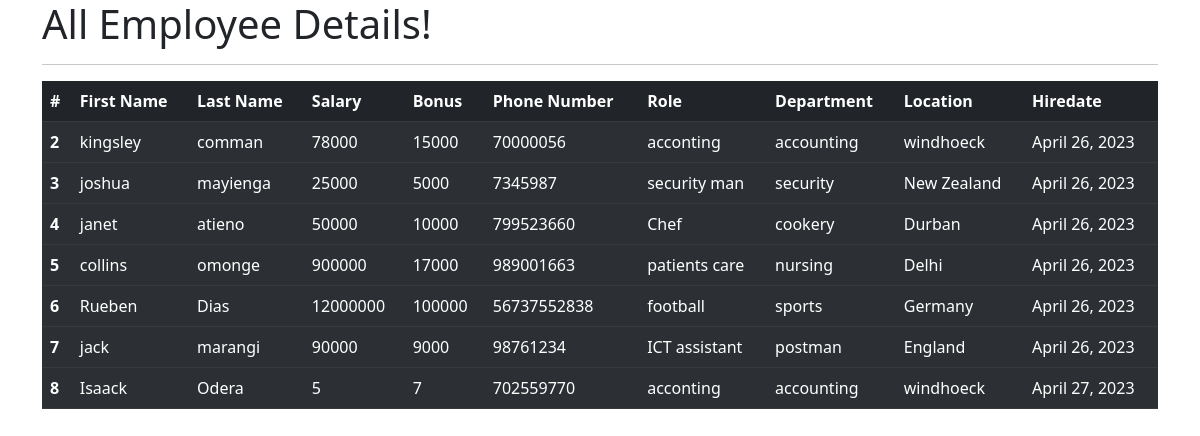
The app's page /all_emp with its own data.
### emp_app/models.py (models this page shows, shortened)
class Employee(models.Model):
    first_name = models.CharField(max_length=100, null=False)
    last_name = models.CharField(max_length=100)
    dept = models.ForeignKey(Department, on_delete=models.CASCADE)
    salary = models.IntegerField(default=0)
    bonus = models.IntegerField(default=0)
    role = models.ForeignKey(Role, on_delete=models.CASCADE)
    phone = models.IntegerField(default=0)
    hire_date = models.DateField()

class Role(models.Model):
    name = models.CharField(max_length=100, null=False)

class Department(models.Model):
    name = models.CharField(max_length=100, null=False)
    location = models.CharField(max_length=100)

### emp_app/views.py (the view)
# urls.py: path('all_emp', views.all_emp, name= 'all_emp'),
def all_emp(request):
    emps = Employee.objects.all()
    context = {
        'emps': emps
    }
    return render(request, 'view_all_emp.html', context)

### templates/view_all_emp.html (shortened to what this page needs)
<!doctype html>
<html lang="en">
  <head>
    <link href="https://cdn.jsdelivr.net/npm/bootstrap@5.2.3/dist/css/bootstrap.min.css" rel="stylesheet">
  </head>
  <body>
    <body>
        <div class="container">
            <h1>All Employee Details!</h1>
            <hr>
            <table class="table table-dark table-striped">
                <thead>
                  <tr>
                    <th scope="col">#</th>
                    <th scope="col">First Name</th>
                    <th scope="col">Last Name</th>
                    <th scope="col">Salary</th>
                    <th scope="col">Bonus</th>
                    <th scope="col">Phone Number</th>
                    <th scope="col">Role</th>
                    <th scope="col">Department</th>
                    <th scope="col">Location</th>
                    <th scope="col">Hiredate</th>
                  </tr>
                </thead>
                  {% for emp in emps %}
                <tbody>
                  <tr>
                    <th scope="row">{{emp.id}}</th>
                    <td>{{emp.first_name}}</td>
                    <td>{{emp.last_name}}</td>
                    <td>{{emp.salary}}</td>
                    <td>{{emp.bonus}}</td>
                    <td>{{emp.phone}}</td>
                    <td>{{emp.role.name}}</td>
                    <td>{{emp.dept.name}}</td>
                    <td>{{emp.dept.location}}</td>
                    <td>{{emp.hire_date}}</td>
                  </tr>
                </tbody>
                  {% endfor %}
              </table>
          </div>
    </body>
  </body>
</html>

### records on screen
Employee: id "2", first_name "kingsley", last_name "comman", salary "78000", bonus "15000", phone "70000056", role.name "acconting", dept.name "accounting", dept.location "windhoeck", hire_date "April 26, 2023"
Employee: id "3", first_name "joshua", last_name "mayienga", salary "25000", bonus "5000", phone "7345987", role.name "security man", dept.name "security", dept.location "New Zealand", hire_date "April 26, 2023"
Employee: id "4", first_name "janet", last_name "atieno", salary "50000", bonus "10000", phone "799523660", role.name "Chef", dept.name "cookery", dept.location "Durban", hire_date "April 26, 2023"
Employee: id "5", first_name "collins", last_name "omonge", salary "900000", bonus "17000", phone "989001663", role.name "patients care", dept.name "nursing", dept.location "Delhi", hire_date "April 26, 2023"
Employee: id "6", first_name "Rueben", last_name "Dias", salary "12000000", bonus "100000", phone "56737552838", role.name "football", dept.name "sports", dept.location "Germany", hire_date "April 26, 2023"
Employee: id "7", first_name "jack", last_name "marangi", salary "90000", bonus "9000", phone "98761234", role.name "ICT assistant", dept.name "postman", dept.location "England", hire_date "April 26, 2023"
Employee: id "8", first_name "Isaack", last_name "Odera", salary "5", bonus "7", phone "702559770", role.name "acconting", dept.name "accounting", dept.location "windhoeck", hire_date "April 27, 2023"
